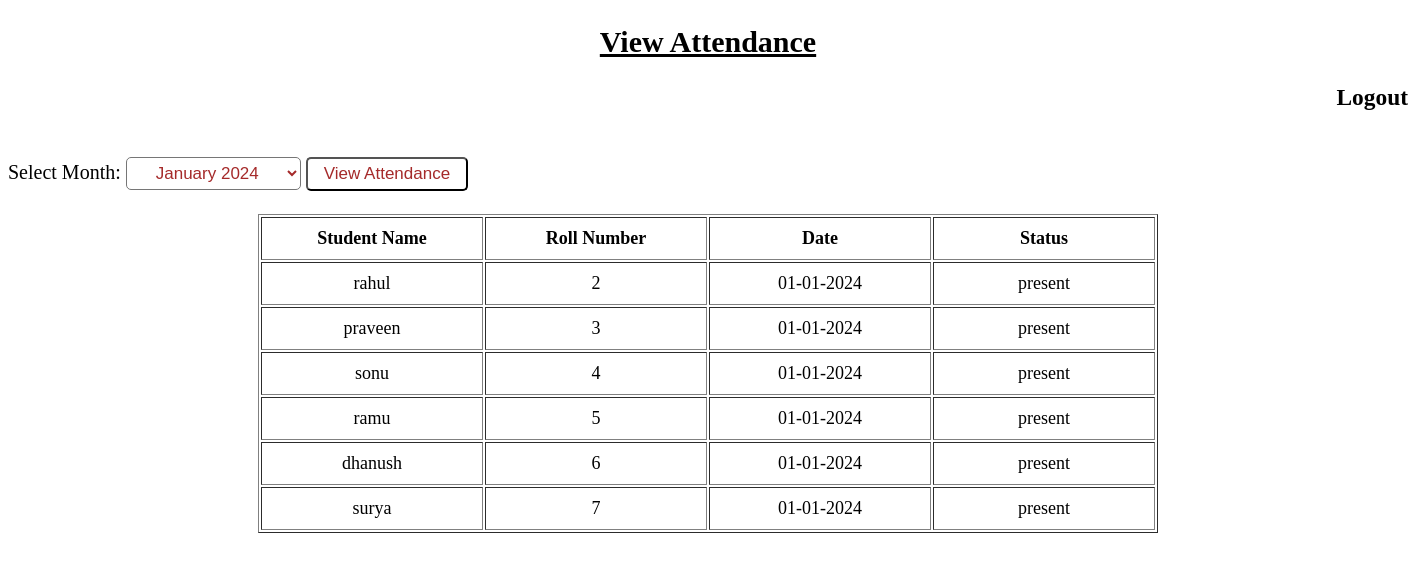
Page /view_attendance/ on the committed database.
### app/models.py (models this page shows, shortened)
class Student(models.Model):
    name = models.CharField(verbose_name="Student name", max_length=100)
    father_name = models.CharField(verbose_name="father name", max_length=100)
    mother_name = models.CharField(verbose_name="mother name", max_length=100)
    date_of_birth = models.DateField()
    contact_number = models.CharField(verbose_name="contact no", max_length=15)
    date = models.DateField(verbose_name="date of admission")
    class_name = models.CharField(verbose_name="class", max_length=50)
    address = models.TextField()
    email = models.EmailField(verbose_name="parent email", max_length=100)
    roll_number = models.CharField(verbose_name="roll number", max_length=20, unique=True)
    is_deleted = models.BooleanField(default=False)

class Attendance(models.Model):
    student = models.ForeignKey('Student', on_delete=models.CASCADE)
    date = models.DateField()
    status = models.CharField(max_length=10)

### app/views.py (the view)
# urls.py: path('view_attendance/',views.view_attendance,name='view_attendance'),
def view_attendance(request):
    unique_months = Attendance.objects.dates('date', 'month', order='DESC')
    selected_month_str = request.GET.get('month', None)
    if selected_month_str:
        selected_month = timezone.datetime.strptime(selected_month_str, "%Y-%m")
    else:
        selected_month = timezone.now()
    students = Student.objects.filter(is_deleted=False)
    for student in students:
        student.attendance_data = Attendance.objects.filter(
            student=student,
            date__month=selected_month.month,
            date__year=selected_month.year
        ).order_by('date')
    return render(request, 'students/view_attendance.html', {'students': students, 'unique_months': unique_months, 'selected_month': selected_month})

### templates/students/view_attendance.html (shortened to what this page needs)
<!DOCTYPE html>
<html lang="en">
<head>
</head>
<body>
    <h2 style="text-align:center;  text-decoration-line: underline;">View Attendance</h2>
    <a href="{% url 'students:logout' %}"   ><h3 style="text-align:right;">Logout</h3></a>
    <form method="get" action="{% url 'students:view_attendance' %}" >
        <br>
        <label for="month">Select Month:</label>
        <select name="month" id="button2">
            {% for month in unique_months %}
                <option value="{{ month|date:'Y-m' }}" {% if month == selected_month %}selected{% endif %}>
                    {{ month|date:"F Y" }}
                </option>
            {% endfor %}
        </select>
        <input type="submit" value="View Attendance" id="button1">
    </form>
    <br>
<center>
    <table border="1">
        <tr>
            <th>Student Name</th>
            <th>Roll Number</th>
            <th>Date</th>
            <th>Status</th>
        </tr>
        {% for student in students %}
            <tr>
                <td>{{ student.name }}</td>
                <td>{{ student.roll_number }}</td>
                <td>
                    {% for attendance in student.attendance_data %}
                        {{ attendance.date|date:"d-m-Y" }}<br>
                    {% endfor %}
                </td>
                <td>
                    {% for attendance in student.attendance_data %}
                        {{ attendance.status }}<br>
                    {% endfor %}
                </td>
            </tr>
        {% endfor %}
    </table>
    </center>
</body>
</html>

### templates/students/view_attendance.html (style rules this page uses)
body { width:1400px; height :1600px; background-image: url("https://slidescorner.com/wp-content/uploads/2022/08/02-Free-Spring-Floral-Background-1024x576.jpg"); background-size:100% 100%; background-repeat:no-repeat; font-size:20px; color:black; }
#button1,#button2 { background-color:white; border:collapse; border-radius:5px; color: brown; padding: 5px 16px; text-align: center; text-decoration: none; display: inline; font-size: 17px; }
td,th { text-align:center; padding: 10px; width: 200px; font-size: 18px; }
a { text-decoration:none; color: black; }

### rows in the picture
Student: name "rahul", roll_number "2"
Attendance: date "01-01-2024", status "present"
Student: name "praveen", roll_number "3"
Attendance: date "01-01-2024", status "present"
Student: name "sonu", roll_number "4"
Attendance: date "01-01-2024", status "present"
Student: name "ramu", roll_number "5"
Attendance: date "01-01-2024", status "present"
Student: name "dhanush", roll_number "6"
Attendance: date "01-01-2024", status "present"
Student: name "surya", roll_number "7"
Attendance: date "01-01-2024", status "present"

### other values in the picture
form field month "January 2024"
